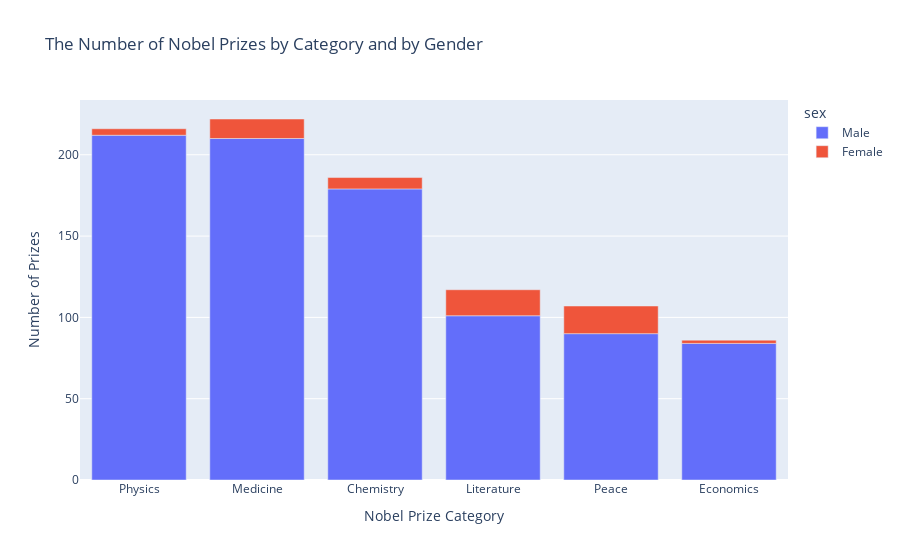

Source (notebook cell):
### Code cell
stacked_bar = px.bar(
    data_frame=nobel_by_category_by_gender,
    x=nobel_by_category_by_gender.category,
    y=nobel_by_category_by_gender.prize,
    color=nobel_by_category_by_gender.sex,
    title="The Number of Nobel Prizes by Category and by Gender"
)
stacked_bar.update_layout(
    xaxis_title="Nobel Prize Category",
    yaxis_title="Number of Prizes" 
)

### Figure 1 — Plotly figure (JSON) as saved in the notebook; plotly's stock layout.template omitted (floating-point values rounded to 4 significant figures)
{"data": [{"alignmentgroup": "True", "hovertemplate": "sex=Male<br>category=%{x}<br>prize=%{y}<extra></extra>", "legendgroup": "Male", "marker": {"color": "#636efa"}, "name": "Male", "offsetgroup": "Male", "orientation": "v", "showlegend": true, "textposition": "auto", "type": "bar", "x": ["Physics", "Medicine", "Chemistry", "Literature", "Peace", "Economics"], "xaxis": "x", "y": [212, 210, 179, 101, 90, 84], "yaxis": "y"}, {"alignmentgroup": "True", "hovertemplate": "sex=Female<br>category=%{x}<br>prize=%{y}<extra></extra>", "legendgroup": "Female", "marker": {"color": "#EF553B"}, "name": "Female", "offsetgroup": "Female", "orientation": "v", "showlegend": true, "textposition": "auto", "type": "bar", "x": ["Peace", "Literature", "Medicine", "Chemistry", "Physics", "Economics"], "xaxis": "x", "y": [17, 16, 12, 7, 4, 2], "yaxis": "y"}], "layout": {"barmode": "relative", "legend": {"title": {"text": "sex"}, "tracegroupgap": 0}, "title": {"text": "The Number of Nobel Prizes by Category and by Gender"}, "xaxis": {"anchor": "y", "domain": [0, 1], "title": {"text": "Nobel Prize Category"}}, "yaxis": {"anchor": "x", "domain": [0, 1], "title": {"text": "Number of Prizes"}}}}
